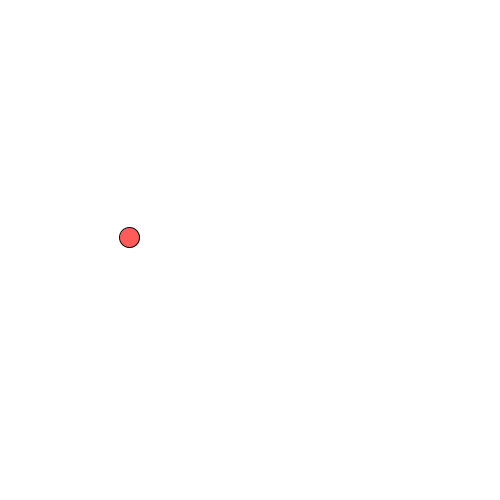
Frame 1 (no input)
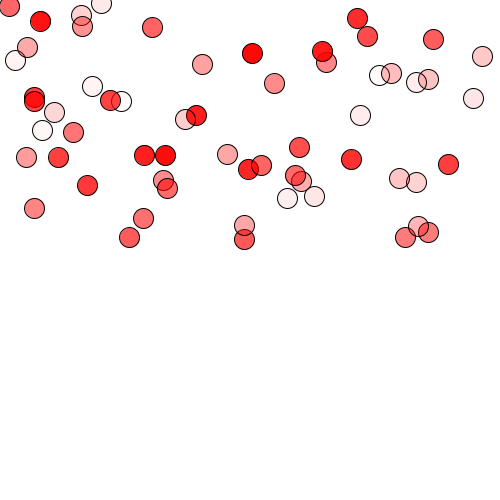
Frame 60 (the mouse pressed at the canvas centre just before this capture)
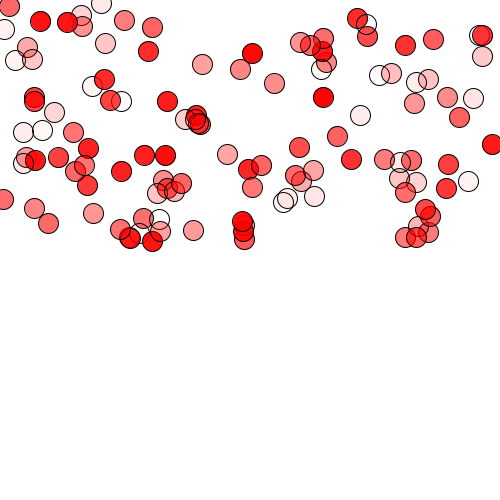
Frame 120 (the mouse held since frame 60 and released just before this capture)

The Processing sketch that drew these frames (run headless with seeded random() and noise(); from frame 60 on, the mouse is pressed at the canvas centre):

// Processing sketch: ex2_catapora
// ── ex2_catapora.pde


void setup() {
  size(500,500);
  background(255);
}

void draw() {
  fill(255,0,0,random(0,255));
  ellipse(random(width),random(height/2),20,20);
}
  
